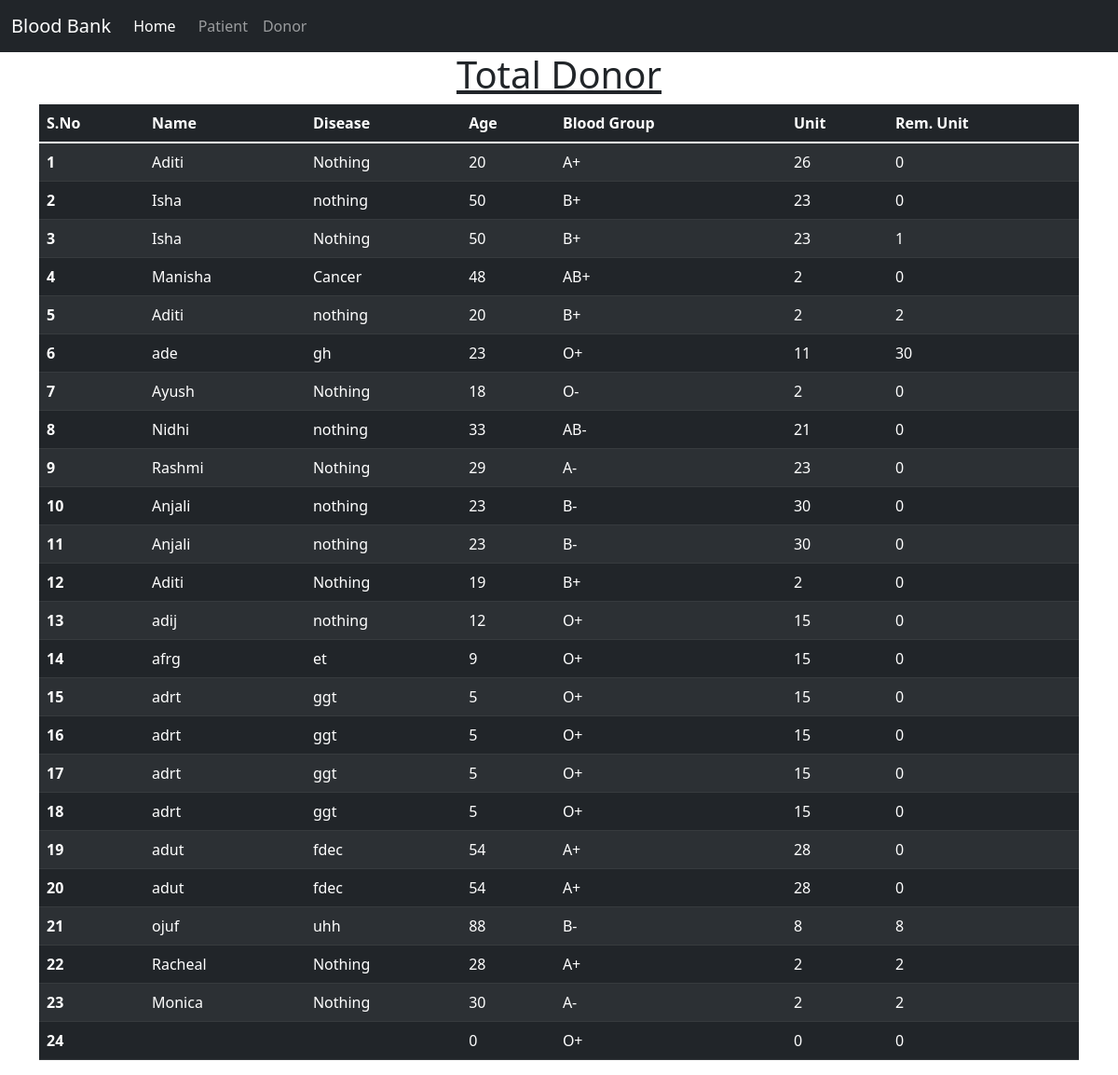
Page /partials/admin_donor.php (signed in) on the committed database.
### tables this page shows
CREATE TABLE `donor` (
  `sno` int(10) NOT NULL,
  `donor_name` varchar(25) NOT NULL,
  `donor_disease` varchar(15) NOT NULL,
  `donor_age` int(12) NOT NULL,
  `donor_unit` int(10) NOT NULL,
  `changing_unit` int(12) NOT NULL,
  `donor_bloodgroup` varchar(5) NOT NULL
);

### partials/admin_donor.php (the view, shortened to what this page needs)
<!doctype html>
<html lang="en">
  <head>
    <link href="https://cdn.jsdelivr.net/npm/bootstrap@5.1.3/dist/css/bootstrap.min.css" rel="stylesheet">
  </head>
  <body>
    <?php include 'connection.php'; ?>
    <nav class="navbar navbar-expand-lg navbar-dark bg-dark">
  <div class="container-fluid">
    <a class="navbar-brand" href="/tryProject/index.php">Blood Bank</a>
    <div class="collapse navbar-collapse" id="navbarSupportedContent">
      <ul class="navbar-nav me-auto mb-2 mb-lg-0">
        <li class="nav-item">
          <a class="nav-link active me-2" aria-current="page" href="/tryProject/index.php">Home</a>
        </li>
        <li class="nav-item">
          <a class="nav-link" href="admin_patient.php">Patient</a>
        </li>
        <li class="nav-item">
          <a class="nav-link" href="admin_donor.php">Donor</a>
        </li>
    </ul>
      </div>
    </div>
</nav>
    <h1 class="text-center" style="text-decoration: underline;">Total Donor</h1>
    <div class="container">
  <table class="table table-dark table-striped">
  <thead>
    <tr>
      <th scope="col">S.No</th>
      <th scope="col">Name</th>
      <th scope="col">Disease</th>
      <th scope="col">Age</th>
      <th scope="col">Blood Group</th>
      <th scope="col">Unit</th>
      <th scope="col">Rem. Unit</th>
    </tr>
  </thead>
  <tbody>
    <?php
    $sql="Select * from `donor`";
    $result=mysqli_query($conn, $sql);
    $sno=0;
    while($row=mysqli_fetch_assoc($result)){
     $sno=$sno+1;
     echo"
      <tr>
      <th scope='row'>".$sno."</th>
      <td>".$row['donor_name']."</td>
      <td>".$row['donor_disease']."</td>
      <td>".$row['donor_age']."</td>
      <td>".$row['donor_bloodgroup']."</td>
      <td>".$row['donor_unit']."</td>
      <td>".$row['changing_unit']."</td>
      </tr>";
    }
      ?>
  </tbody>
</table>
</div>
  </body>
</html>

### rows in the picture
donor: donor_name "Aditi", donor_disease "Nothing", donor_age "20", donor_bloodgroup "A+", donor_unit "26", changing_unit "0"
donor: donor_name "Isha", donor_disease "nothing", donor_age "50", donor_bloodgroup "B+", donor_unit "23", changing_unit "0"
donor: donor_name "Isha", donor_disease "Nothing", donor_age "50", donor_bloodgroup "B+", donor_unit "23", changing_unit "1"
donor: donor_name "Manisha", donor_disease "Cancer", donor_age "48", donor_bloodgroup "AB+", donor_unit "2", changing_unit "0"
donor: donor_name "Aditi", donor_disease "nothing", donor_age "20", donor_bloodgroup "B+", donor_unit "2", changing_unit "2"
donor: donor_name "ade", donor_disease "gh", donor_age "23", donor_bloodgroup "O+", donor_unit "11", changing_unit "30"
donor: donor_name "Ayush", donor_disease "Nothing", donor_age "18", donor_bloodgroup "O-", donor_unit "2", changing_unit "0"
donor: donor_name "Nidhi", donor_disease "nothing", donor_age "33", donor_bloodgroup "AB-", donor_unit "21", changing_unit "0"
donor: donor_name "Rashmi", donor_disease "Nothing", donor_age "29", donor_bloodgroup "A-", donor_unit "23", changing_unit "0"
donor: donor_name "Anjali", donor_disease "nothing", donor_age "23", donor_bloodgroup "B-", donor_unit "30", changing_unit "0"
donor: donor_name "Anjali", donor_disease "nothing", donor_age "23", donor_bloodgroup "B-", donor_unit "30", changing_unit "0"
donor: donor_name "Aditi", donor_disease "Nothing", donor_age "19", donor_bloodgroup "B+", donor_unit "2", changing_unit "0"
donor: donor_name "adij", donor_disease "nothing", donor_age "12", donor_bloodgroup "O+", donor_unit "15", changing_unit "0"
donor: donor_name "afrg", donor_disease "et", donor_age "9", donor_bloodgroup "O+", donor_unit "15", changing_unit "0"
donor: donor_name "adrt", donor_disease "ggt", donor_age "5", donor_bloodgroup "O+", donor_unit "15", changing_unit "0"
donor: donor_name "adrt", donor_disease "ggt", donor_age "5", donor_bloodgroup "O+", donor_unit "15", changing_unit "0"
donor: donor_name "adrt", donor_disease "ggt", donor_age "5", donor_bloodgroup "O+", donor_unit "15", changing_unit "0"
donor: donor_name "adrt", donor_disease "ggt", donor_age "5", donor_bloodgroup "O+", donor_unit "15", changing_unit "0"
donor: donor_name "adut", donor_disease "fdec", donor_age "54", donor_bloodgroup "A+", donor_unit "28", changing_unit "0"
donor: donor_name "adut", donor_disease "fdec", donor_age "54", donor_bloodgroup "A+", donor_unit "28", changing_unit "0"
donor: donor_name "ojuf", donor_disease "uhh", donor_age "88", donor_bloodgroup "B-", donor_unit "8", changing_unit "8"
donor: donor_name "Racheal", donor_disease "Nothing", donor_age "28", donor_bloodgroup "A+", donor_unit "2", changing_unit "2"
donor: donor_name "Monica", donor_disease "Nothing", donor_age "30", donor_bloodgroup "A-", donor_unit "2", changing_unit "2"
donor: donor_age "0", donor_bloodgroup "O+", donor_unit "0", changing_unit "0"
